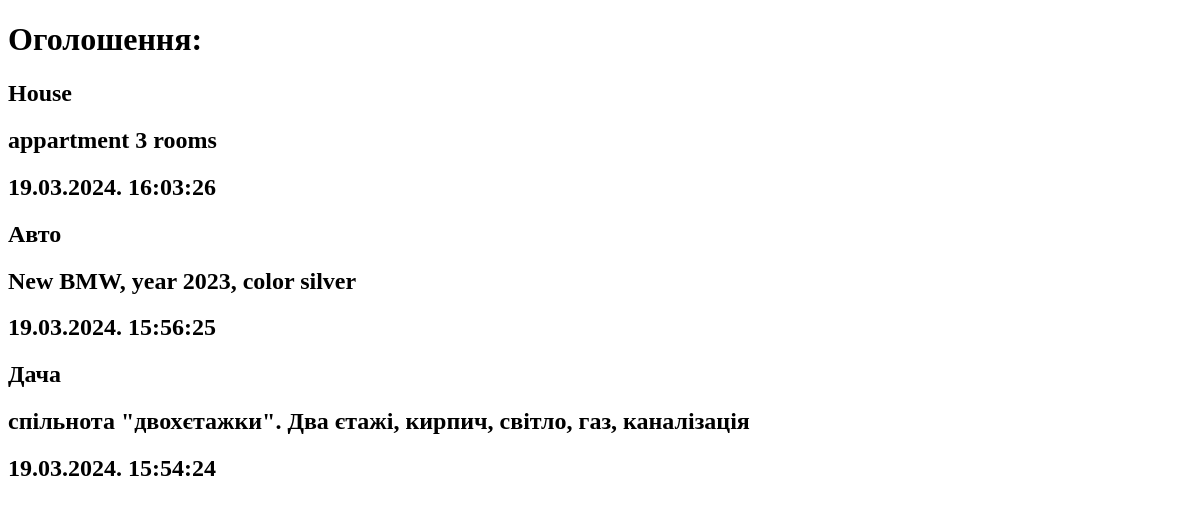
Page /bboard/ on the earlier database version.
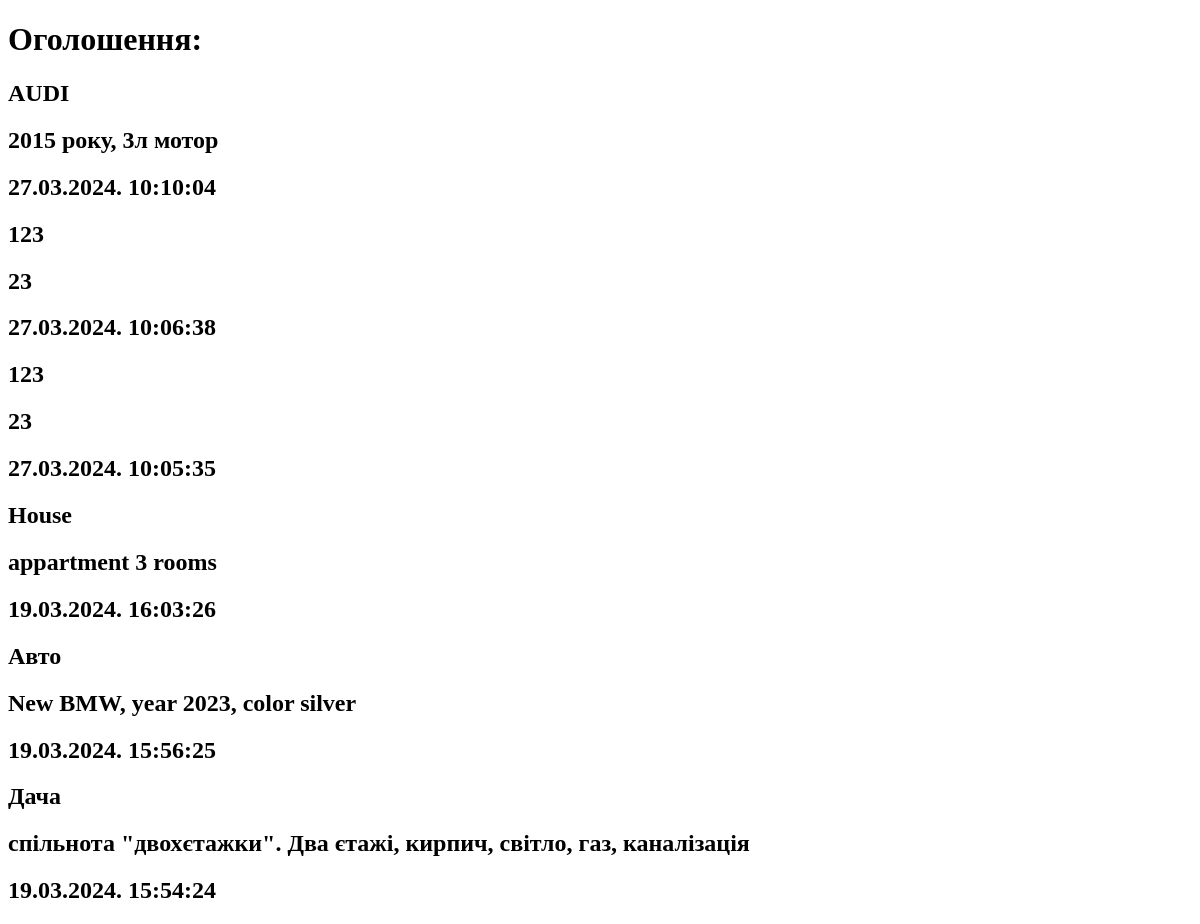
Same page on the later database version.
### bboard/models.py (models this page shows)
class Bb(models.Model):
    title = models.CharField(max_length=50, verbose_name='Товар')
    content = models.TextField(null=True, blank=True, verbose_name='Опис')
    price = models.FloatField(null=True, blank=True, verbose_name='Ціна')
    published = models.DateTimeField(
        auto_now_add=True, db_index=True,
        verbose_name='Дата публікації'
    )
    rubric = models.ForeignKey('Rubric',
        null=True,
        on_delete=models.PROTECT,
        verbose_name='Рубрика'
        )
    class Meta:
        verbose_name_plural = 'Оголошення'
        verbose_name = 'Оголошення'
        ordering = ['-published']

### bboard/views.py (the view)
# urls.py: path('', index, name='index'),
def index(request):
    bbs = Bb.objects.all()
    rubrics = Rubric.objects.all()
    context = {'bbs': bbs, 'rubrics': rubrics}  # Додано rubrics у словник контексту
    return render(request, 'bboard/index.html', context)

### bboard/templates/bboard/index.html (shortened to what this page needs)
<!DOCTYPE html>
<html lang="en">
<head>
</head>
<body>
    <h1>Оголошення:</h1>
    {% for bb in bbs %}
        <div>
            <h2>{{ bb.title }}</h2>
            <h2>{{ bb.content }}</h2>
            <h2>{{ bb.published|date:"d.m.Y. H:i:s" }}</h2>
        </div>
    {% endfor %}
</body>
</html>

Differences in the rows shown:
added Bb: title "AUDI", content "2015 року, 3л мотор", published "27.03.2024. 10:10:04"
added Bb: title "123", content "23", published "27.03.2024. 10:06:38"
added Bb: title "123", content "23", published "27.03.2024. 10:05:35"
